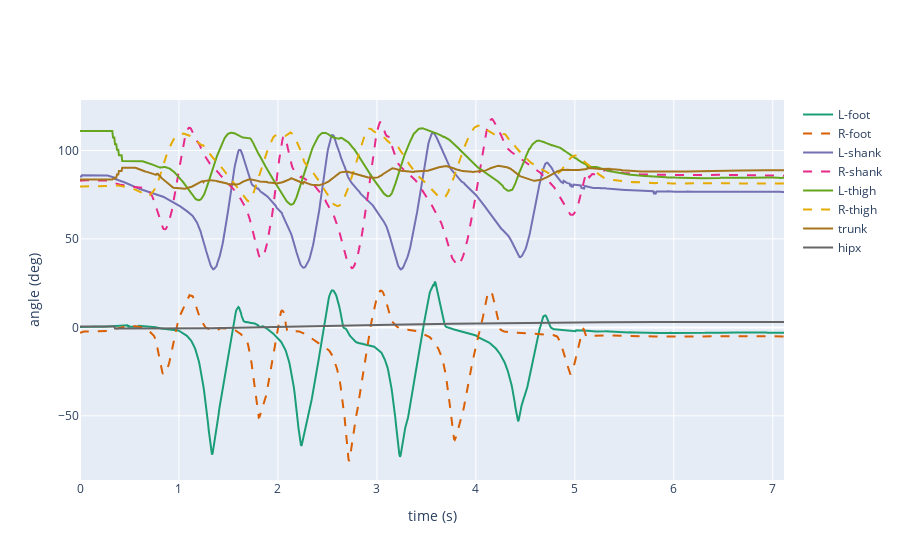

This figure's notebook cell:
### Code cell
emogis.plot(dataframe = df_imputed, data_type='jnt')

### Figure 1 — Plotly figure (JSON) as saved in the notebook; plotly's stock layout.template omitted (floating-point values rounded to 4 significant figures; data arrays with more than 128 entries replaced by an {"elided": "..."} marker saying what was removed)
{"data": [{"hoverinfo": "x", "line": {"color": "#1b9e77", "width": 2}, "mode": "lines", "name": "L-foot", "text": {"elided": "1068 str values"}, "type": "scatter", "x": {"elided": "1068 float values"}, "y": {"elided": "1068 float values"}}, {"hoverinfo": "x", "line": {"color": "#d95f02", "dash": "dash", "width": 2}, "mode": "lines", "name": "R-foot", "type": "scatter", "x": {"elided": "1068 float values"}, "y": {"elided": "1068 float values"}}, {"hoverinfo": "x", "line": {"color": "#7570b3", "width": 2}, "mode": "lines", "name": "L-shank", "text": {"elided": "1068 str values"}, "type": "scatter", "x": {"elided": "1068 float values"}, "y": {"elided": "1068 float values"}}, {"hoverinfo": "x", "line": {"color": "#e7298a", "dash": "dash", "width": 2}, "mode": "lines", "name": "R-shank", "type": "scatter", "x": {"elided": "1068 float values"}, "y": {"elided": "1068 float values"}}, {"hoverinfo": "x", "line": {"color": "#66a61e", "width": 2}, "mode": "lines", "name": "L-thigh", "text": {"elided": "1068 str values"}, "type": "scatter", "x": {"elided": "1068 float values"}, "y": {"elided": "1068 float values"}}, {"hoverinfo": "x", "line": {"color": "#e6ab02", "dash": "dash", "width": 2}, "mode": "lines", "name": "R-thigh", "type": "scatter", "x": {"elided": "1068 float values"}, "y": {"elided": "1068 float values"}}, {"hoverinfo": "x", "line": {"color": "#a6761d", "width": 2}, "mode": "lines", "name": "trunk", "text": {"elided": "1068 str values"}, "type": "scatter", "x": {"elided": "1068 str values"}, "y": {"elided": "1068 float values"}}, {"hoverinfo": "x", "line": {"color": "#666666", "width": 2}, "mode": "lines", "name": "hipx", "text": {"elided": "1068 str values"}, "type": "scatter", "x": {"elided": "1068 str values"}, "y": {"elided": "1068 float values"}}], "layout": {"xaxis": {"title": {"text": "time (s)"}}, "yaxis": {"title": {"text": "angle (deg)"}}}}
